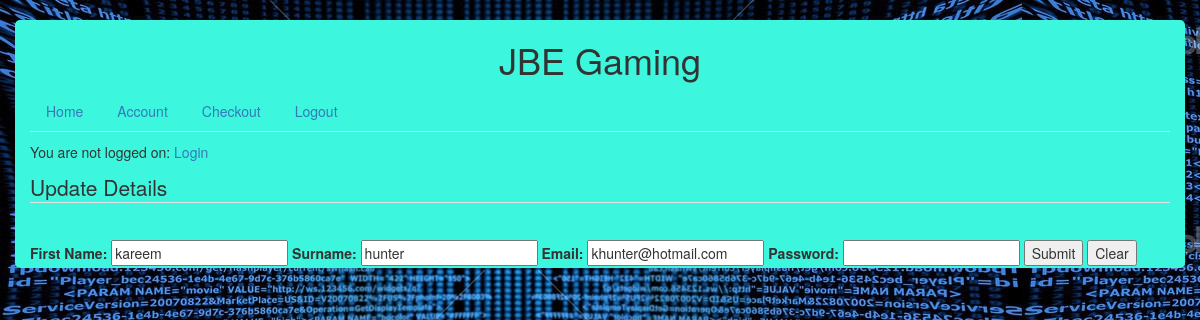
Screenshot of /updateDetailsForm.php?email=khunter@hotmail.com with the database file from the repository.
### tables this page shows
CREATE TABLE IF NOT EXISTS `users` (
  `userID` int(8) NOT NULL auto_increment,
  `email` varchar(50) NOT NULL,
  `password` varchar(50) NOT NULL,
  `FirstName` varchar(50) NOT NULL,
  `Surname` varchar(50) NOT NULL,
  PRIMARY KEY  (`userID`),
  UNIQUE KEY `email` (`email`)
);

### LoginStatus.php (called while the page is built, shortened)
<?php
	function loginStatus(){
		return $_SESSION['message'];
	}
 ?>

### updateDetailsForm.php (the view, shortened to what this page needs)
<?php
include "LoginStatus.php";
$email = '0';
if (isset($_GET['email'])) {
	$email = $_GET['email'];
}
$query = "SELECT * FROM users WHERE email = '$email'";
$result = mysqli_query($connection, $query)  or exit ("Error in query: $query. ".mysqli_error($connection));
$row = mysqli_fetch_assoc($result);
?>
<!doctype html>
<html lang="en">
<head>
	<link type="text/css" rel="stylesheet" href="main.css"/>
	<link href="bootstrap-3.3.6-dist/css/bootstrap.min.css" rel="stylesheet">
	<link href="main.css" rel="stylesheet">
</head>
<body>
	<div class="container">
		<h1 align="center">JBE Gaming</h1>
		<div id="menu/search bar" align="left">
			<nav class="nav-inline">
				<ul class="nav nav-tabs">
					<li class="nav-item">
						<a class="nav-link" href="Website.php"> Home</a>
					</li>
					<li class="nav-item">
						<a class="nav-link" href="account.php"> Account</a>
					</li>
					<li class="nav-item">
						<a class="nav-link" href="checkout.php"> Checkout</a>
					</li>
					<li class="nav-item">
						<a class="nav-link" href="logout.php"> Logout</a>
					</li>
				</ul>
			</nav>
			<p align="left"><?php print LoginStatus(); ?> </p>
		</div>
		<div id="update-form">
			<form method="post" action="updateDetailsAction.php" >
				<fieldset>
					<legend>
						Update Details
					</legend>
					<label for="firstName">First Name: <br></label>
					<input type="text" name="firstName" value="<?php echo $row['FirstName']; ?>" />
					<label for="surname"><br>Surname: <br></label>
					<input type="text" name="surname" value="<?php echo $row['Surname']; ?>"/>
					<label for="email"><br>Email: <br></label>
					<input type="email" name="email" value="<?php echo $row['email']; ?>"/>
					<label for="password"><br>Password: <br></label>
					<input type="password" name="password"/>
					<input type="submit" value="Submit" name="submit"/>
					<input type="reset" value="Clear" />
				</fieldset>
			</form>
		</div>
	</div>
</body>
</html>

### main.css (style rules this page uses)
.container { background-color: #3CF7DE; height: auto; margin-top: 20px; border-radius: 5px; }
body { background: url("images/depositphotos_2582409-Html-background.jpg"); height: 100%; }

### rows the page displays
users: firstName "kareem", surname "hunter", email "khunter@hotmail.com"

### other values shown
LoginStatus() "You are not logged on: Login"
